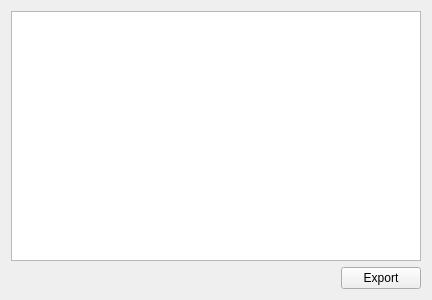
<?xml version="1.0" encoding="UTF-8"?>
<ui version="4.0">
 <class>QUGlyphTableWidget</class>
 <widget class="QWidget" name="QUGlyphTableWidget">
  <property name="geometry">
   <rect>
    <x>0</x>
    <y>0</y>
    <width>432</width>
    <height>300</height>
   </rect>
  </property>
  <property name="windowTitle">
   <string>Form</string>
  </property>
  <layout class="QGridLayout" name="gridLayout">
   <item row="0" column="0" colspan="2">
    <widget class="QTableView" name="tableView"/>
   </item>
   <item row="1" column="0">
    <spacer name="horizontalSpacer">
     <property name="orientation">
      <enum>Qt::Horizontal</enum>
     </property>
     <property name="sizeHint" stdset="0">
      <size>
       <width>321</width>
       <height>20</height>
      </size>
     </property>
    </spacer>
   </item>
   <item row="1" column="1">
    <widget class="QPushButton" name="pushButton">
     <property name="text">
      <string>Export</string>
     </property>
    </widget>
   </item>
  </layout>
 </widget>
 <resources/>
 <connections/>
</ui>
